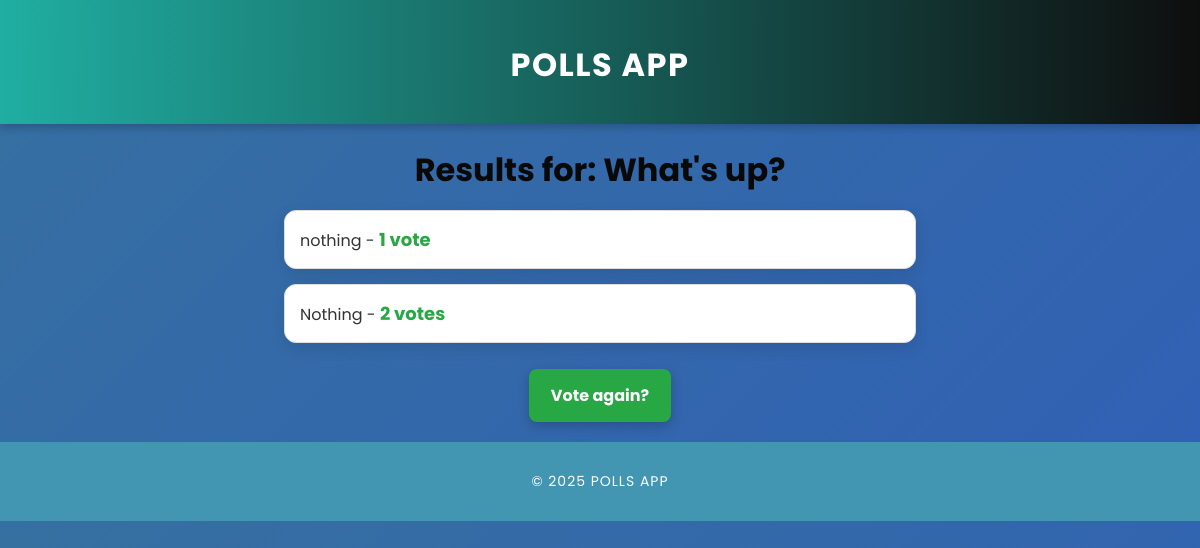
Page /polls/1/results/ on the committed database.
### polls/models.py (models this page shows, shortened)
class Question(models.Model):
    question_text = models.CharField(max_length=200)
    pub_date = models.DateTimeField("date published")

class Choice(models.Model):
    question = models.ForeignKey(Question, on_delete=models.CASCADE)
    choice_text = models.CharField(max_length=200)
    votes = models.IntegerField(default=0)

### polls/views.py (the view)
# urls.py: path("<int:question_id>/results/", views.results, name="results"),
def results(request, question_id):
    question = get_object_or_404(Question, pk=question_id)
    return render(request, "polls/results.html", {"question": question})

### polls/templates/polls/results.html
{% extends "polls/base.html" %}
{% block content %}
    <h1>Results for: {{ question.question_text }}</h1>
    <ul>
        {% for choice in question.choice_set.all %}
            <li>{{ choice.choice_text }} - <strong>{{ choice.votes }} vote{{ choice.votes|pluralize }}</strong></li>
        {% endfor %}
    </ul>
    <a href="{% url 'polls:detail' question.id %}" class="button">Vote again?</a>
{% endblock %}

### polls/static/polls/css/style.css (style rules this page uses)
body { font-family: 'Poppins', sans-serif; background: linear-gradient(135deg, #3670a0, #3060b5); color: #333; margin: 0; padding: 0; text-align: center; }
h1 { color: #0a090a; font-size: 32px; margin-bottom: 15px; font-weight: 700; }
a { color: #2e527e; text-decoration: none; font-weight: bold; transition: 0.3s ease-in-out; }
ul { list-style: none; padding: 0; }
li { background: white; margin: 15px auto; padding: 15px; border: 1px solid #ddd; border-radius: 12px; width: 50%; text-align: left; box-shadow: 0 5px 15px rgba(0, 0, 0, 0.1); transition: all 0.3s ease-in-out; }
li strong { color: #28a745; font-size: 18px; font-weight: 700; }
.button { display: inline-block; padding: 14px 22px; margin-top: 10px; background: #28a745; color: white; font-weight: bold; border-radius: 8px; transition: all 0.3s; box-shadow: 0 4px 12px rgba(0, 0, 0, 0.2); }
h1, ul, form, .button { animation: fadeIn 0.6s ease-in-out; }

### rows in the picture
Question: question_text "What's up?"
Choice: choice_text "nothing", votes "1"
Choice: choice_text "Nothing", votes "2"
